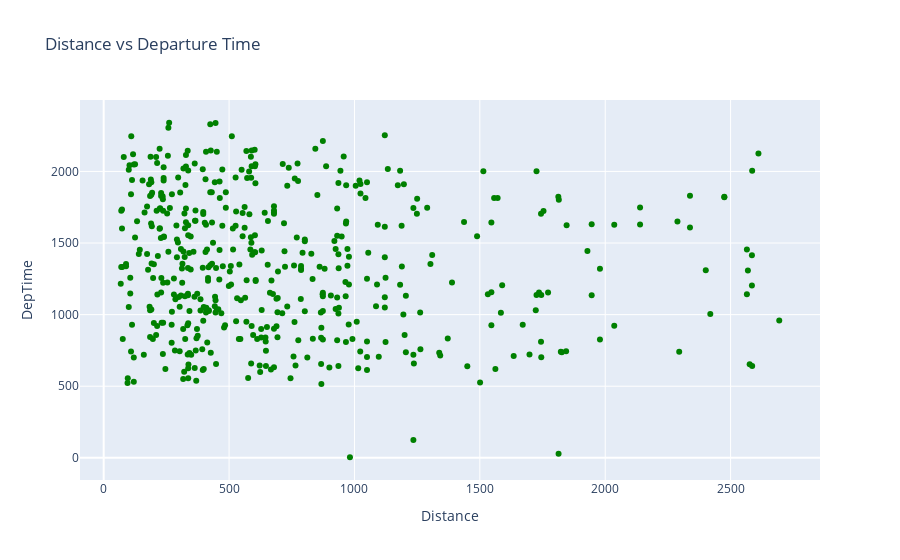

Here is the notebook cell this chart was saved with:
### Markdown cell above
Learn more about usage of scatter plot [here](https://plotly.com/python/line-and-scatter/?utm_medium=Exinfluencer&utm_source=Exinfluencer&utm_content=000026UJ&utm_term=10006555&utm_id=NA-SkillsNetwork-Channel-SkillsNetworkCoursesIBMDeveloperSkillsNetworkDV0101ENSkillsNetwork20297740-2021-01-01)

#### Idea: How departure time changes with respect to airport distance

### Code cell
# First we create a figure using go.Figure and adding trace to it through go.scatter
fig = go.Figure(data=go.Scatter(x=data['Distance'], y=data['DepTime'], mode='markers', marker=dict(color='green')))
# Updating layout through `update_layout`. Here we are adding title to the plot and providing title to x and y axis.
fig.update_layout(title='Distance vs Departure Time', xaxis_title='Distance', yaxis_title='DepTime')
# Display the figure
fig.show()

### Figure 1 — Plotly figure (JSON) as saved in the notebook; plotly's stock layout.template omitted (floating-point values rounded to 4 significant figures; data arrays with more than 128 entries replaced by an {"elided": "..."} marker saying what was removed)
{"data": [{"marker": {"color": "green"}, "mode": "markers", "x": {"elided": "500 int values"}, "y": {"elided": "500 int values"}, "type": "scatter"}], "layout": {"title": {"text": "Distance vs Departure Time"}, "xaxis": {"title": {"text": "Distance"}, "type": "linear", "range": [-94.3, 2856.0], "autorange": true}, "yaxis": {"title": {"text": "DepTime"}, "type": "linear", "range": [-188.8, 2533.0], "autorange": true}, "autosize": true}}
